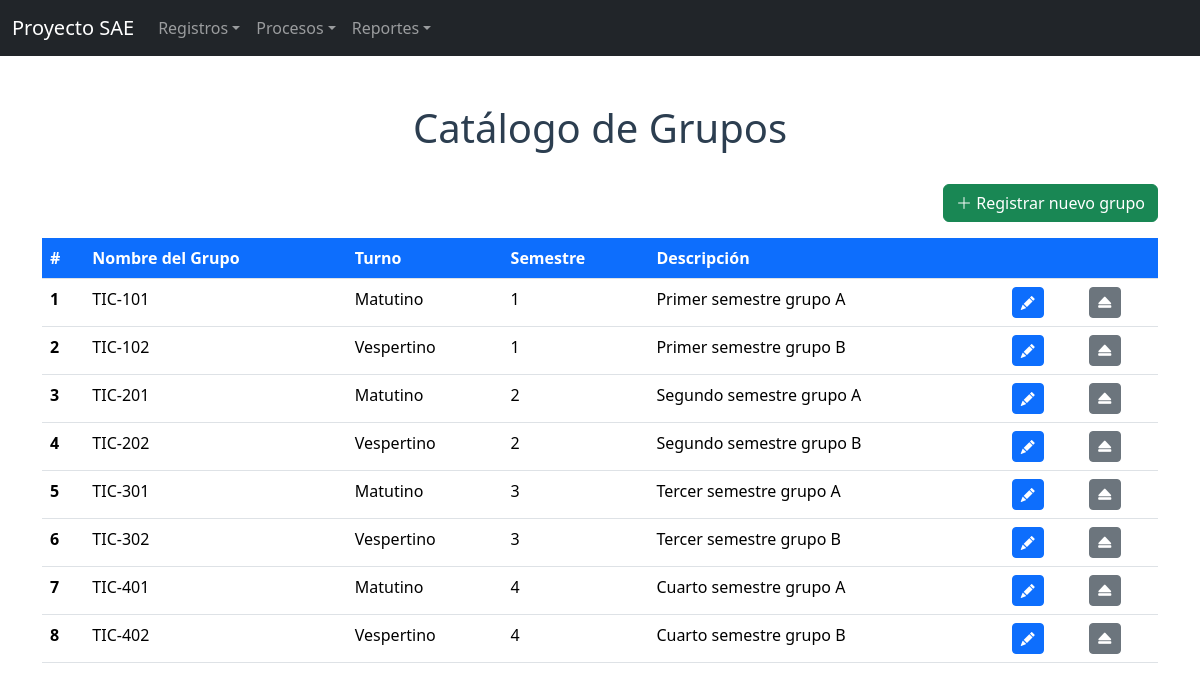
Page /proyecto_sae/Cruds/crudgrupos.php on the committed database.
### tables this page shows
CREATE TABLE grupos (
    ID_GRUPOS     INT AUTO_INCREMENT PRIMARY KEY,
    NOMBRE_GRUPO  VARCHAR(20) NOT NULL,
    TURNO         VARCHAR(15) NOT NULL,
    SEMESTRE      VARCHAR(10) NOT NULL,
    DESCRIPCION   VARCHAR(255) NOT NULL DEFAULT '',
    ESTATUS       VARCHAR(4)  NOT NULL DEFAULT 'ALTA'
);

### proyecto_sae/Cruds/conexion.php (called while the page is built, shortened)
<?php
$base = preg_replace('#/(Cruds|formularios)/.*$#i', '', $_SERVER['SCRIPT_NAME']);
$servidor = "localhost";
$usuario  = "root";
$password = "";
$base_datos = "proyecto_sae";
$conexion = new mysqli($servidor, $usuario, $password, $base_datos);
$conexion->set_charset("utf8mb4");
return $conexion;

### proyecto_sae/Cruds/crudgrupos.php (the view, shortened to what this page needs)
<?php
$mysqli = include "conexion.php";
$resultado = $mysqli->query("SELECT ID_GRUPOS AS idgrupo, NOMBRE_GRUPO AS nombregrupo, TURNO AS turno, SEMESTRE AS semestre, DESCRIPCION AS descripcion FROM grupos WHERE ESTATUS = 'ALTA'");
$grupos = $resultado->fetch_all(MYSQLI_ASSOC);
?>
<!DOCTYPE html>
<html lang="es">
<head>
    <link href="<?= $base ?>/assets/css/bootstrap.min.css" rel="stylesheet">
    <link rel="stylesheet" href="<?= $base ?>/assets/css/bootstrap-icons.css">
</head>
<body>
<?php include __DIR__ . "/../NavBar/navbar.php"; ?>
<div class="container">
    <br><br>
    <h1 align="center">Catálogo de Grupos</h1>
    <br>
    <div class="d-flex justify-content-end mb-3">
        <a href="<?= $base ?>/formularios/alta/Formulario_Grupos.php" class="btn btn-success">
            <i class="bi bi-plus-lg"></i> Registrar nuevo grupo
        </a>
    </div>
    <table class="table">
        <thead class="thead-dark">
            <tr>
                <th scope="col">#</th>
                <th scope="col">Nombre del Grupo</th>
                <th scope="col">Turno</th>
                <th scope="col">Semestre</th>
                <th scope="col">Descripción</th>
                <th scope="col"></th>
                <th scope="col"></th>
            </tr>
        </thead>
        <tbody>
<?php foreach ($grupos as $grupo) { ?>
            <tr>
                <th scope="row"><?php echo $grupo["idgrupo"]; ?></th>
                <td><?php echo htmlspecialchars($grupo["nombregrupo"]); ?></td>
                <td><?php echo htmlspecialchars($grupo["turno"]); ?></td>
                <td><?php echo htmlspecialchars($grupo["semestre"]); ?></td>
                <td><?php echo htmlspecialchars($grupo["descripcion"]); ?></td>
                <td>
                    <a href="<?= $base ?>/formularios/modificar/Modificar_Grupos.php?id=<?php echo $grupo["idgrupo"]; ?>" class="btn btn-sm btn-primary" title="Modificar">
                        <i class="bi bi-pencil-fill"></i>
                    </a>
                </td>
                <td>
                    <a href="crudgrupos.php?baja=<?php echo $grupo["idgrupo"]; ?>" class="btn btn-sm btn-secondary" title="Baja" onclick="return confirm('¿Dar de baja este grupo?');">
                        <i class="bi bi-eject-fill"></i>
                    </a>
                </td>
            </tr>
<?php } ?>
        </tbody>
    </table>
</div>
</body>
</html>

### proyecto_sae/Cruds/crudgrupos.php (style rules this page uses)
thead.thead-dark th { background-color: #0d6efd; color: #ffffff; }
h1 { color: #2c3e50; }

### rows in the picture
grupos: ID_GRUPOS "1", NOMBRE_GRUPO "TIC-101", TURNO "Matutino", SEMESTRE "1", DESCRIPCION "Primer semestre grupo A"
grupos: ID_GRUPOS "2", NOMBRE_GRUPO "TIC-102", TURNO "Vespertino", SEMESTRE "1", DESCRIPCION "Primer semestre grupo B"
grupos: ID_GRUPOS "3", NOMBRE_GRUPO "TIC-201", TURNO "Matutino", SEMESTRE "2", DESCRIPCION "Segundo semestre grupo A"
grupos: ID_GRUPOS "4", NOMBRE_GRUPO "TIC-202", TURNO "Vespertino", SEMESTRE "2", DESCRIPCION "Segundo semestre grupo B"
grupos: ID_GRUPOS "5", NOMBRE_GRUPO "TIC-301", TURNO "Matutino", SEMESTRE "3", DESCRIPCION "Tercer semestre grupo A"
grupos: ID_GRUPOS "6", NOMBRE_GRUPO "TIC-302", TURNO "Vespertino", SEMESTRE "3", DESCRIPCION "Tercer semestre grupo B"
grupos: ID_GRUPOS "7", NOMBRE_GRUPO "TIC-401", TURNO "Matutino", SEMESTRE "4", DESCRIPCION "Cuarto semestre grupo A"
grupos: ID_GRUPOS "8", NOMBRE_GRUPO "TIC-402", TURNO "Vespertino", SEMESTRE "4", DESCRIPCION "Cuarto semestre grupo B"
